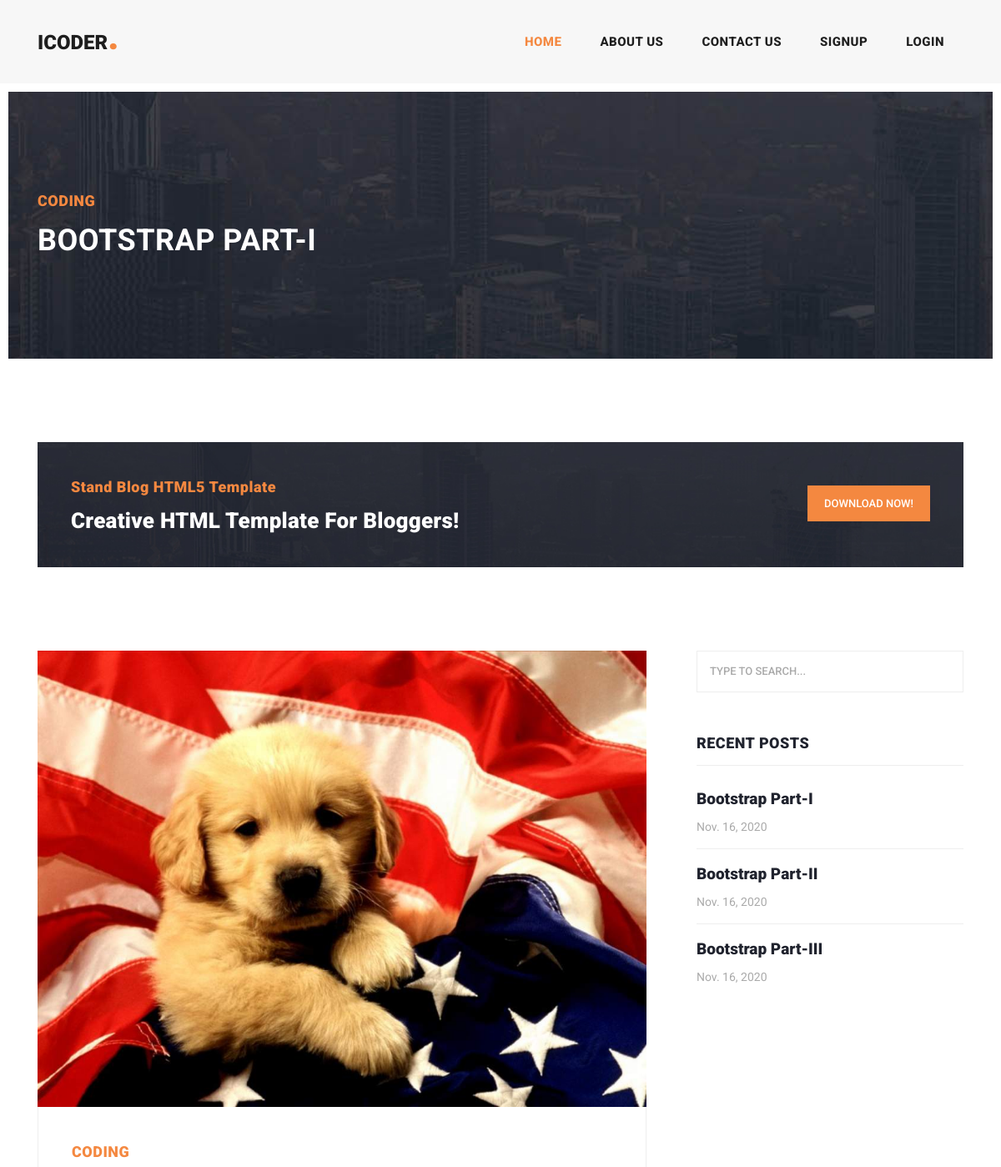
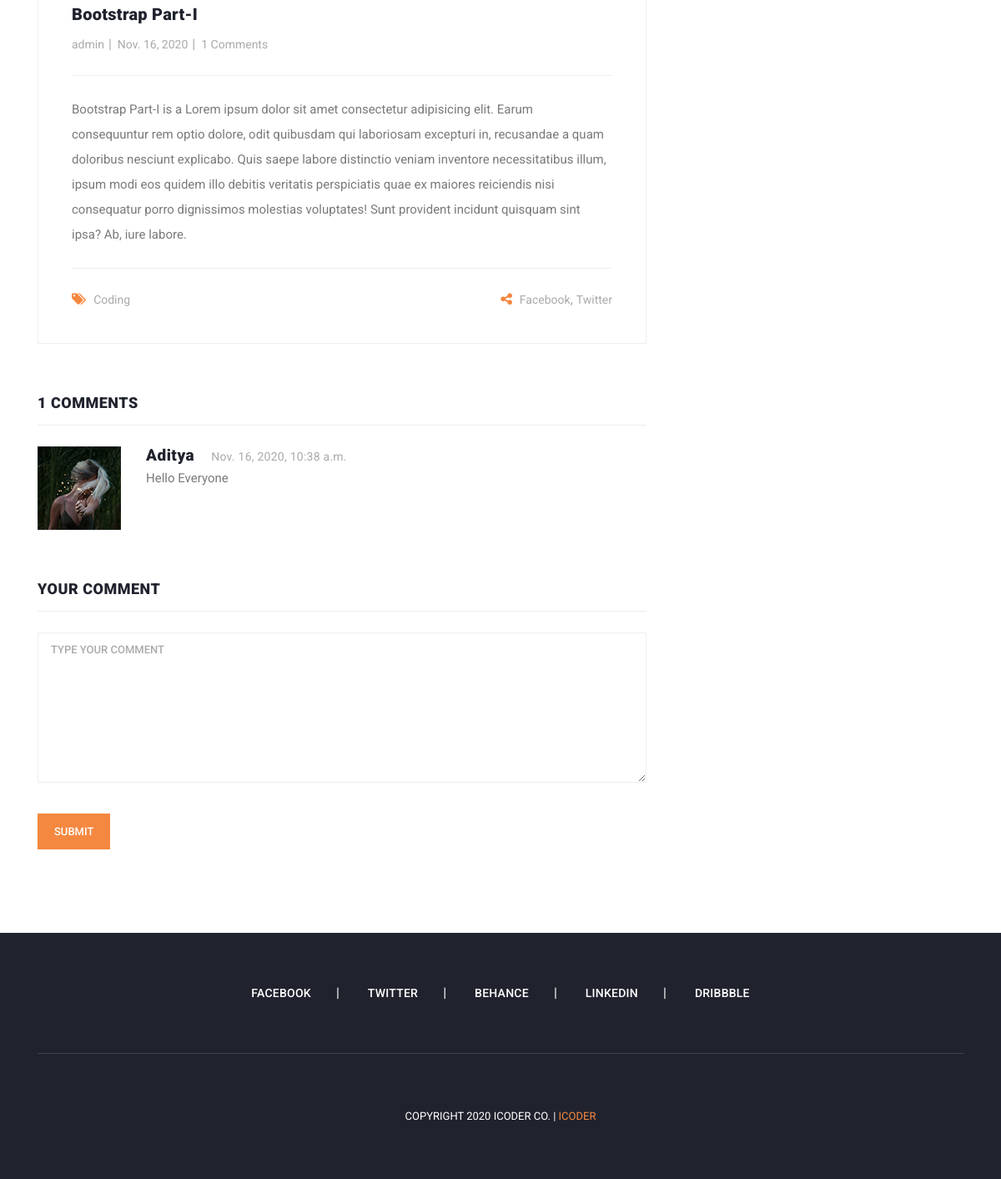
/bootstrap-part-i, run on the app's committed database (2 pictures, top to bottom).
### home/models.py (models this page shows, shortened)
class Post(models.Model):
    sno = models.AutoField(primary_key=True)
    title = models.CharField(max_length=700)
    category = models.CharField(max_length=200)
    slug = models.SlugField(blank=True, null=True)
    image = models.ImageField(blank=True, null=True, upload_to='post_images')
    author = models.ForeignKey(User, on_delete=models.CASCADE)
    content = models.TextField()
    dt = models.DateField(blank=True, null=True)

class Comments(models.Model):
    sno = models.AutoField(primary_key=True)
    comment = models.TextField()
    post = models.ForeignKey(Post, on_delete=models.CASCADE)
    user = models.ForeignKey(User, on_delete=models.CASCADE)
    timestamp = models.DateTimeField(blank=True, null=True, auto_now_add=True)

### home/views.py (the view)
# urls.py: path('<str:slug>', views.post, name='post')
def post(request, slug):
    latests = Post.objects.order_by('-dt')[0:3]
    post = Post.objects.filter(slug=slug).first()
    comments = Comments.objects.all().filter(post=post)
    context = {
        'latests': latests,
        'post': post,
        'comments': comments
    }
    return render(request, 'post.html', context)

### templates/post.html (shortened to what this page needs)
{% extends 'base.html' %}
{% block homeactive %}active{% endblock homeactive %}
{% block body %}
    <div class="heading-page header-text">
      <section class="page-heading">
        <div class="container">
          <div class="row">
            <div class="col-lg-12">
              <div class="text-content">
                <h4>{{post.category}}</h4>
                <h2>{{post.title}}</h2>
              </div>
            </div>
          </div>
        </div>
      </section>
    </div>
    <section class="call-to-action">
      <div class="container">
        <div class="row">
          <div class="col-lg-12">
            <div class="main-content">
              <div class="row">
                <div class="col-lg-8">
                  <span>Stand Blog HTML5 Template</span>
                  <h4>Creative HTML Template For Bloggers!</h4>
                </div>
                <div class="col-lg-4">
                  <div class="main-button">
                    <a rel="nofollow" href="https://templatemo.com/tm-551-stand-blog" target="_parent">Download Now!</a>
                  </div>
                </div>
              </div>
            </div>
          </div>
        </div>
      </div>
    </section>
    <section class="blog-posts grid-system">
      <div class="container">
        <div class="row">
          <div class="col-lg-8">
            <div class="all-blog-posts">
              <div class="row">
                <div class="col-lg-12">
                  <div class="blog-post">
                    <div class="blog-thumb">
                      <img src="{{post.image.url}}" alt="">
                    </div>
                    <div class="down-content">
                      <span>{{post.category}}</span>
                      <a href="{{post.slug}}"><h4>{{post.title}}</h4></a>
                      <ul class="post-info">
                        <li><a href="{{post.slug}}">{{post.author}}</a></li>
                        <li><a href="{{post.slug}}">{{post.dt}}</a></li>
                        <li><a href="{{post.slug}}">{{comments.count}} Comments</a></li>
                      </ul>
                      <p>{{post.content}}</p>
                      <div class="post-options">
                        <div class="row">
                          <div class="col-6">
                            <ul class="post-tags">
                              <li><i class="fa fa-tags"></i></li>
                              <li><a href="{{post.slug}}">{{post.category}}</a></li>
                            </ul>
                          </div>
                          <div class="col-6">
                            <ul class="post-share">
                              <li><i class="fa fa-share-alt"></i></li>
                              <li><a href="https://facebook.com/">Facebook</a>,</li>
                              <li><a href="https://twitter.com/"> Twitter</a></li>
                            </ul>
                          </div>
                        </div>
                      </div>
                    </div>
                  </div>
                </div>
                <div class="col-lg-12">
                  <div class="sidebar-item comments">
                    <div class="sidebar-heading">
                      <h2>{{comments.count}} comments</h2>
                    </div>
                    <div class="content">
                      <ul>
                      {% for comment in comments %}
                        <li class="comment">
                          <div class="author-thumb">
                            <img src="/static/assets/images/comment-author-02.jpg" alt="">
                          </div>
                          <div class="right-content">
                            <h4>{{comment.user.first_name}}<span>{{comment.timestamp}}</span></h4>
                            <p>{{comment.comment}}</p>
                          </div>
                        </li>
                      {% endfor %}
                      </ul>
                    </div>
                  </div>
                </div>
                <div class="col-lg-12">
                  <div class="sidebar-item submit-comment">
                    <div class="sidebar-heading">
                      <h2>Your comment</h2>
                    </div>
                    <div class="content">
                      <form id="comment" action="postComments" method="post">
                        <div class="row">
                          <div class="col-lg-12">
                            <fieldset>
                              <textarea name="comment" rows="6" placeholder="Type your comment" required=""></textarea>
                            </fieldset>
                          </div>
                          <div class="col-lg-12">
                            <fieldset>
                              <button type="submit" id="form-submit" class="main-button">Submit</button>
                            </fieldset>
                          </div>
                        </div>
                      </form>
                    </div>
                  </div>
                </div>
              </div>
            </div>
          </div>
          <div class="col-lg-4">
            <div class="sidebar">
              <div class="row">
                <div class="col-lg-12">
                  <div class="sidebar-item search">
                    <form id="search_form" name="gs" method="GET" action="#">
                      <input type="text" name="q" class="searchText" placeholder="type to search..." autocomplete="on">
                    </form>
                  </div>
                </div>
                <div class="col-lg-12">
                  <div class="sidebar-item recent-posts">
                    <div class="sidebar-heading">
                      <h2>Recent Posts</h2>
                    </div>
                    <div class="content">
                      <ul>
                    {% for latest in latests %}
                        <li><a href="{{latest.slug}}">
                          <h5>{{latest.title}}</h5>
                          <span>{{latest.dt}}</span>
                        </a></li>
                    {% endfor %}
                      </ul>
                    </div>
                  </div>
                </div>
              </div>
            </div>
          </div>
        </div>
      </div>
    </section>
{% endblock body %}

### templates/base.html (shortened to what this page needs)
<!DOCTYPE html>
<html lang="en">
  <head>
    <link href="/static/vendor/bootstrap/css/bootstrap.min.css" rel="stylesheet">
    <link rel="stylesheet" href="/static/assets/css/fontawesome.css">
    <link rel="stylesheet" href="/static/assets/css/templatemo-stand-blog.css">
    <link rel="stylesheet" href="/static/assets/css/owl.css">
  </head>
  <body>
    <header class="">
      <nav class="navbar navbar-expand-lg">
        <div class="container">
          <a class="navbar-brand" href="/"><h2>iCoder<em>.</em></h2></a>
          <div class="collapse navbar-collapse" id="navbarResponsive">
            <ul class="navbar-nav ml-auto">
              <li class="nav-item">
                <a class="nav-link {% block homeactive %}
              {% endblock homeactive %}" href="/">Home</a>
              </li>
              <li class="nav-item">
                <a class="nav-link {% block aboutactive %}
              {% endblock aboutactive %}" href="/about">About Us</a>
              </li>
              <li class="nav-item">
                <a class="nav-link {% block contactactive %}
              {% endblock contactactive %}" href="/contact">Contact Us</a>
              </li>
              {% if user.is_authenticated %}
            <li class="nav-item dropdown">
              <a class="nav-link dropdown-toggle" href="#" id="navbarDropdown" role="button" data-toggle="dropdown" aria-haspopup="true" aria-expanded="false">
                Hi, {{request.user}}
            </a>
            <div class="dropdown-menu" aria-labelledby="navbarDropdown">
                <a class="dropdown-item" href="/logout">Logout</a>
              </div>
            </li>
              {% else %}
              <li class="nav-item">
                <a class="nav-link {% block signupa %}
              {% endblock signupa %}" href="/signup">Signup</a>
              </li>
              <li class="nav-item">
                <a class="nav-link {% block logina %}
              {% endblock logina %}" href="/login">Login</a>
              </li>
              {% endif %}
            </ul>
          </div>
        </div>
      </nav>
    </header>
{% block body %}
{% endblock body %}
    <footer>
      <div class="container">
        <div class="row">
          <div class="col-lg-12">
            <ul class="social-icons">
              <li><a href="#">Facebook</a></li>
              <li><a href="#">Twitter</a></li>
              <li><a href="#">Behance</a></li>
              <li><a href="#">Linkedin</a></li>
              <li><a href="#">Dribbble</a></li>
            </ul>
          </div>
          <div class="col-lg-12">
            <div class="copyright-text">
              <p>Copyright 2020 iCoder Co.
                 | <a rel="nofollow" href="http://127.0.0.1:8000" target="_parent">iCoder</a></p>
            </div>
          </div>
        </div>
      </div>
    </footer>
  </body>
</html>

### data on the page
Post: category "CODING", title "BOOTSTRAP PART-I", image (picture), title "Bootstrap Part-I", author "admin", dt "Nov. 16, 2020", content "Bootstrap Part-I is a Lorem ipsum dolor sit amet consectetur adipisicing elit. Earum consequuntur rem optio dolore, odit quibusdam qui laboriosam excepturi in, recusandae a quam doloribus nesciunt explicabo. Quis saepe labore distinctio veniam inventore necessitatibus illum, ipsum modi eos quidem illo debitis veritatis perspiciatis quae ex maiores reiciendis nisi consequatur porro dignissimos molestias voluptates! Sunt provident incidunt quisquam sint ipsa? Ab, iure labore.", category "Coding"
Comments: user.first_name "Aditya", timestamp "Nov. 16, 2020, 10:38 a.m.", comment "Hello Everyone"
Post: title "Bootstrap Part-II", dt "Nov. 16, 2020"
Post: title "Bootstrap Part-III", dt "Nov. 16, 2020"

### other printed values
{{ comments.count }} "1"
